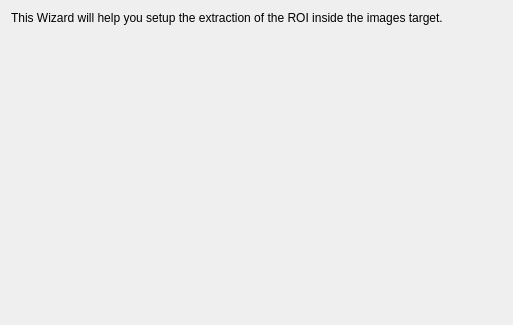
<?xml version="1.0" encoding="UTF-8"?>
<ui version="4.0">
 <class>IntroPage</class>
 <widget class="QWizardPage" name="IntroPage">
  <property name="geometry">
   <rect>
    <x>0</x>
    <y>0</y>
    <width>513</width>
    <height>325</height>
   </rect>
  </property>
  <property name="windowTitle">
   <string>WizardPage</string>
  </property>
  <layout class="QGridLayout" name="gridLayout">
   <item row="0" column="0">
    <layout class="QVBoxLayout" name="verticalLayout">
     <item>
      <widget class="QLabel" name="label">
       <property name="text">
        <string>This Wizard will help you setup the extraction of the ROI inside the images target.</string>
       </property>
       <property name="wordWrap">
        <bool>true</bool>
       </property>
      </widget>
     </item>
     <item>
      <spacer name="verticalSpacer">
       <property name="orientation">
        <enum>Qt::Vertical</enum>
       </property>
       <property name="sizeHint" stdset="0">
        <size>
         <width>20</width>
         <height>68</height>
        </size>
       </property>
      </spacer>
     </item>
    </layout>
   </item>
  </layout>
 </widget>
 <resources/>
 <connections/>
</ui>
